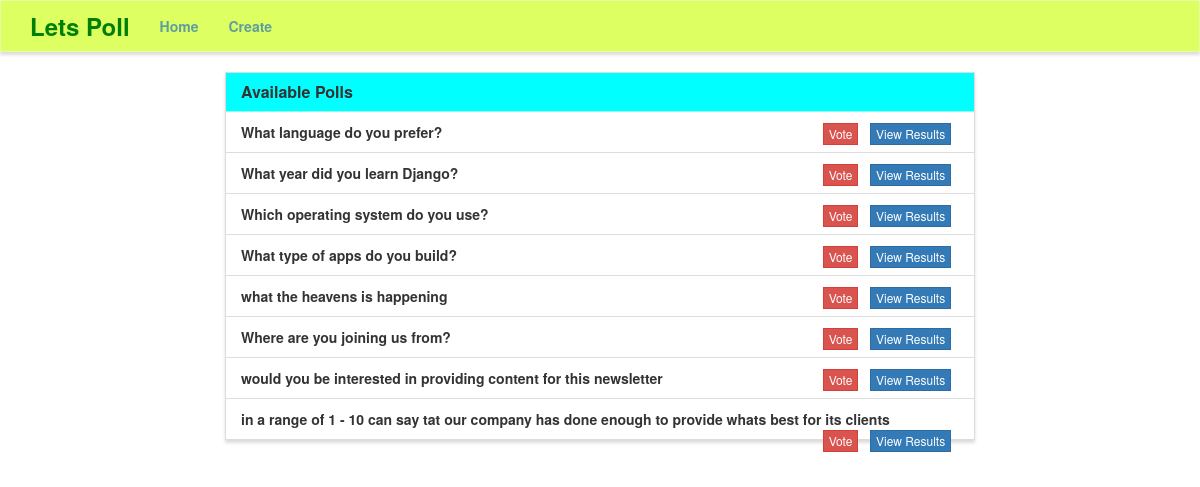
The page / on the database its author committed.
### poll/models.py (models this page shows, shortened)
class Poll(models.Model):
    question = models.TextField()
    option_one = models.CharField(max_length=30)
    option_two = models.CharField(max_length=30)
    option_three = models.CharField(max_length=30)
    option_one_count = models.IntegerField(default=0)
    option_two_count = models.IntegerField(default=0)
    option_three_count = models.IntegerField(default=0)
    totaloptions = ('option_one' + 'option_two' + 'option_three')
    totaloptioncount = ('option_one_count' + 'option_two_count' + 'option_three_count')

### poll/views.py (the view)
# urls.py: 2. Add a URL to urlpatterns:  path('', views.home, name='home')
def home(request):
    polls = Poll.objects.all()
    context = {
        'polls' : polls
    }
    return render(request, 'poll/home.html', context)

### poll/templates/poll/home.html (shortened to what this page needs)
{% extends "poll/base.html" %}
{% block main %}
<div class="row">
    <div class="col-lg-8 col-lg-offset-2">
        <div class="panel panel-default">
            <div class="panel-heading" style="background-color: cyan;">
                <h3 class="panel-title">Available Polls</h3>
            </div>
            <ul class="list-group">
                {% for poll in polls %}
                <li class="list-group-item">
                    <strong>{{ poll.question }}</strong>
                    <span class="pull-right">
                        <a href="{% url 'vote' poll.id %}" class="btn btn-danger btn-xs">Vote</a> &nbsp;
                        <a href="{% url 'results' poll.id %}" class="btn btn-primary btn-xs">View Results</a> &nbsp;
                    </span>
                </li>
                {% endfor %}
            </ul>
        </div>
    </div>
</div>
{% endblock %}

### poll/templates/poll/base.html (shortened to what this page needs)
{% load static %}
<!DOCTYPE html>
<html lang="en">
    <head>
        <link rel="stylesheet" href="https://maxcdn.bootstrapcdn.com/bootstrap/3.3.7/css/bootstrap.min.css">
        <link rel="stylesheet" type="text/css" href="{% static 'style.css' %}" />
    </head>
    <body>
        <nav class="navbar navbar-default" role="navigation" style="background-color: rgba(200, 255, 0, 0.616);">
            <div class="container">
                <div class="navbar-header">
                    <a class="navbar-brand" href="{% url 'home' %}" style="color: green; font-size: 24px;"> Lets Poll </a>
                </div>
                <div class="collapse navbar-collapse navbar-ex1-collapse">
                    <ul class="nav navbar-nav">
                        <li><a style="color: cadetblue;font-weight: bold;" href="{% url 'home' %}">Home</a></li>
                        <li><a style="color: cadetblue;font-weight: bold;" href="{% url 'create' %}">Create</a></li>
                    </ul>
                </div>
            </div>
        </nav>
        <div class="container">
            {% block main %}{% endblock %}
        </div>
    </body>
</html>

### poll/static/style.css (style rules this page uses)
.navbar-default, .btn, .form-control, .panel { border-radius: 0; }
.navbar-default { background-color: green; border-color: rgba(245, 245, 220, .6); box-shadow: 0px 3px 3px 0px #ddd; }
.panel-default > .panel-heading { color: #333; background-color: rgba(245, 245, 220, .7); border-color: rgba(245, 245, 220, .6); border-top-left-radius: 0; border-top-right-radius: 0; }
.panel { box-shadow: 0px 3px 3px 0px #ddd; }
a.navbar-brand, .panel-title { font-weight: bolder; }

### rows shown on the page
Poll: question "What language do you prefer?"
Poll: question "What year did you learn Django?"
Poll: question "Which operating system do you use?"
Poll: question "What type of apps do you build?"
Poll: question "what the heavens is happening"
Poll: question "Where are you joining us from?"
Poll: question "would you be interested in providing content for this newsletter"
Poll: question "in a range of 1 - 10 can say tat our company has done enough to provide whats best for its clients"
